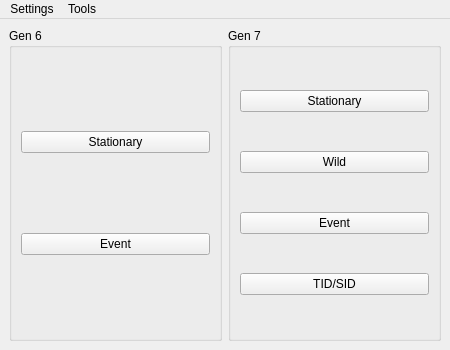
<?xml version="1.0" encoding="UTF-8"?>
<ui version="4.0">
 <class>MainWindow</class>
 <widget class="QMainWindow" name="MainWindow">
  <property name="geometry">
   <rect>
    <x>0</x>
    <y>0</y>
    <width>450</width>
    <height>350</height>
   </rect>
  </property>
  <property name="minimumSize">
   <size>
    <width>450</width>
    <height>350</height>
   </size>
  </property>
  <widget class="QWidget" name="centralwidget">
   <layout class="QGridLayout" name="gridLayout">
    <item row="0" column="0">
     <widget class="QGroupBox" name="groupBox">
      <property name="title">
       <string>Gen 6</string>
      </property>
      <layout class="QGridLayout" name="gridLayout_2">
       <item row="0" column="0">
        <widget class="QPushButton" name="pushButtonStationary6">
         <property name="text">
          <string>Stationary</string>
         </property>
        </widget>
       </item>
       <item row="1" column="0">
        <widget class="QPushButton" name="pushButtonEvent6">
         <property name="text">
          <string>Event</string>
         </property>
        </widget>
       </item>
      </layout>
     </widget>
    </item>
    <item row="0" column="1">
     <widget class="QGroupBox" name="groupBox_2">
      <property name="title">
       <string>Gen 7</string>
      </property>
      <layout class="QGridLayout" name="gridLayout_3">
       <item row="0" column="0">
        <widget class="QPushButton" name="pushButtonStationary7">
         <property name="text">
          <string>Stationary</string>
         </property>
        </widget>
       </item>
       <item row="1" column="0">
        <widget class="QPushButton" name="pushButtonWild7">
         <property name="text">
          <string>Wild</string>
         </property>
        </widget>
       </item>
       <item row="2" column="0">
        <widget class="QPushButton" name="pushButtonEvent7">
         <property name="text">
          <string>Event</string>
         </property>
        </widget>
       </item>
       <item row="3" column="0">
        <widget class="QPushButton" name="pushButtonID7">
         <property name="text">
          <string>TID/SID</string>
         </property>
        </widget>
       </item>
      </layout>
     </widget>
    </item>
   </layout>
  </widget>
  <widget class="QMenuBar" name="menubar">
   <property name="geometry">
    <rect>
     <x>0</x>
     <y>0</y>
     <width>450</width>
     <height>20</height>
    </rect>
   </property>
   <widget class="QMenu" name="menuSettings">
    <property name="title">
     <string>Settings</string>
    </property>
    <widget class="QMenu" name="menuStyle">
     <property name="title">
      <string>Style</string>
     </property>
     <addaction name="actionDark"/>
     <addaction name="actionLight"/>
    </widget>
    <widget class="QMenu" name="menuThreads">
     <property name="title">
      <string>CPU Threads</string>
     </property>
    </widget>
    <addaction name="menuThreads"/>
    <addaction name="actionProfiles"/>
    <addaction name="menuStyle"/>
   </widget>
   <widget class="QMenu" name="menuTools">
    <property name="title">
     <string>Tools</string>
    </property>
    <addaction name="actionCalibrator7"/>
   </widget>
   <addaction name="menuSettings"/>
   <addaction name="menuTools"/>
  </widget>
  <action name="actionDark">
   <property name="checkable">
    <bool>true</bool>
   </property>
   <property name="text">
    <string>Dark</string>
   </property>
  </action>
  <action name="actionLight">
   <property name="checkable">
    <bool>true</bool>
   </property>
   <property name="text">
    <string>Light</string>
   </property>
  </action>
  <action name="actionCalibrator7">
   <property name="text">
    <string>Gen 7 Calibrator</string>
   </property>
  </action>
  <action name="actionProfiles">
   <property name="text">
    <string>Profiles</string>
   </property>
  </action>
 </widget>
 <resources/>
 <connections/>
</ui>
